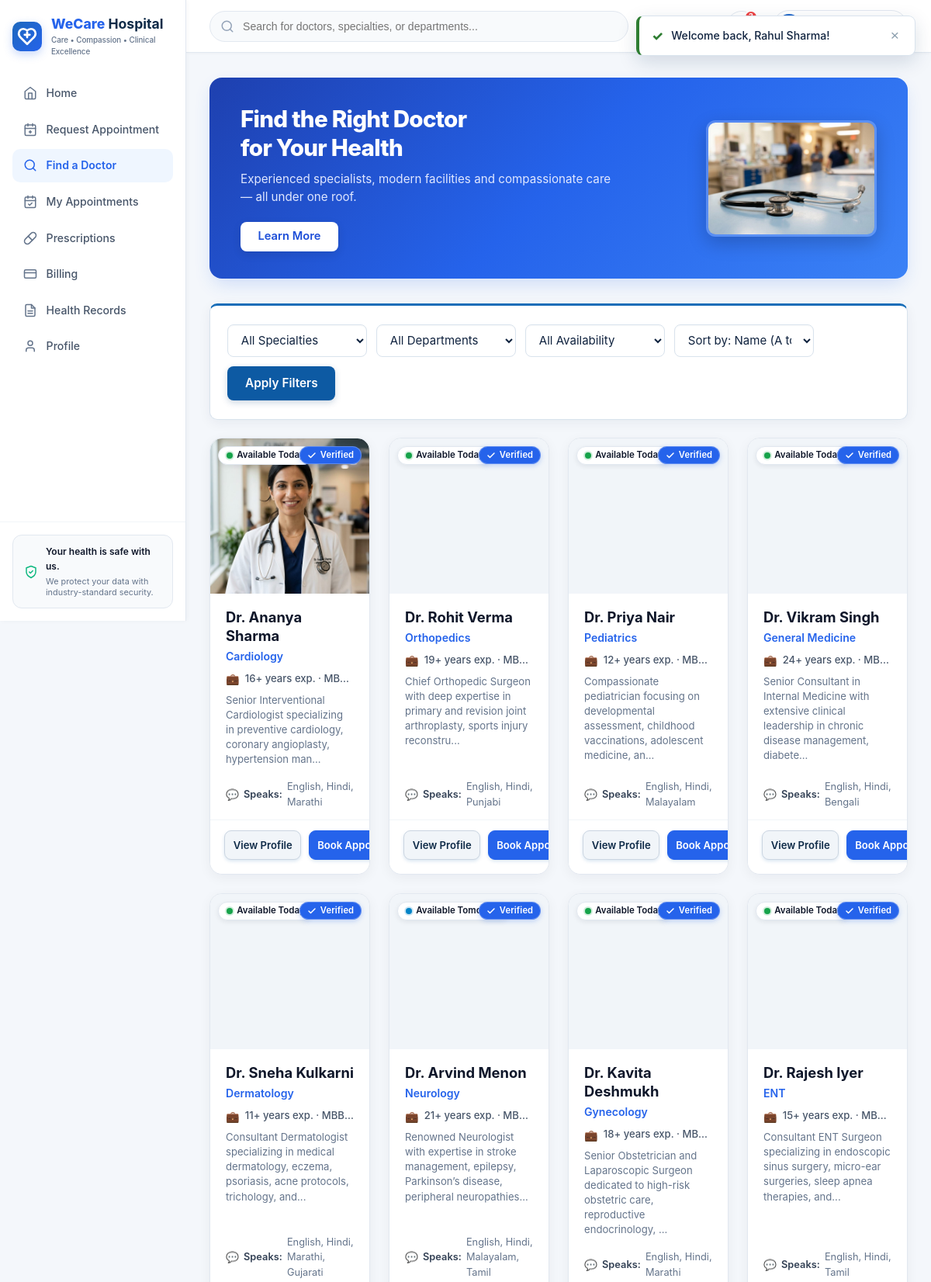
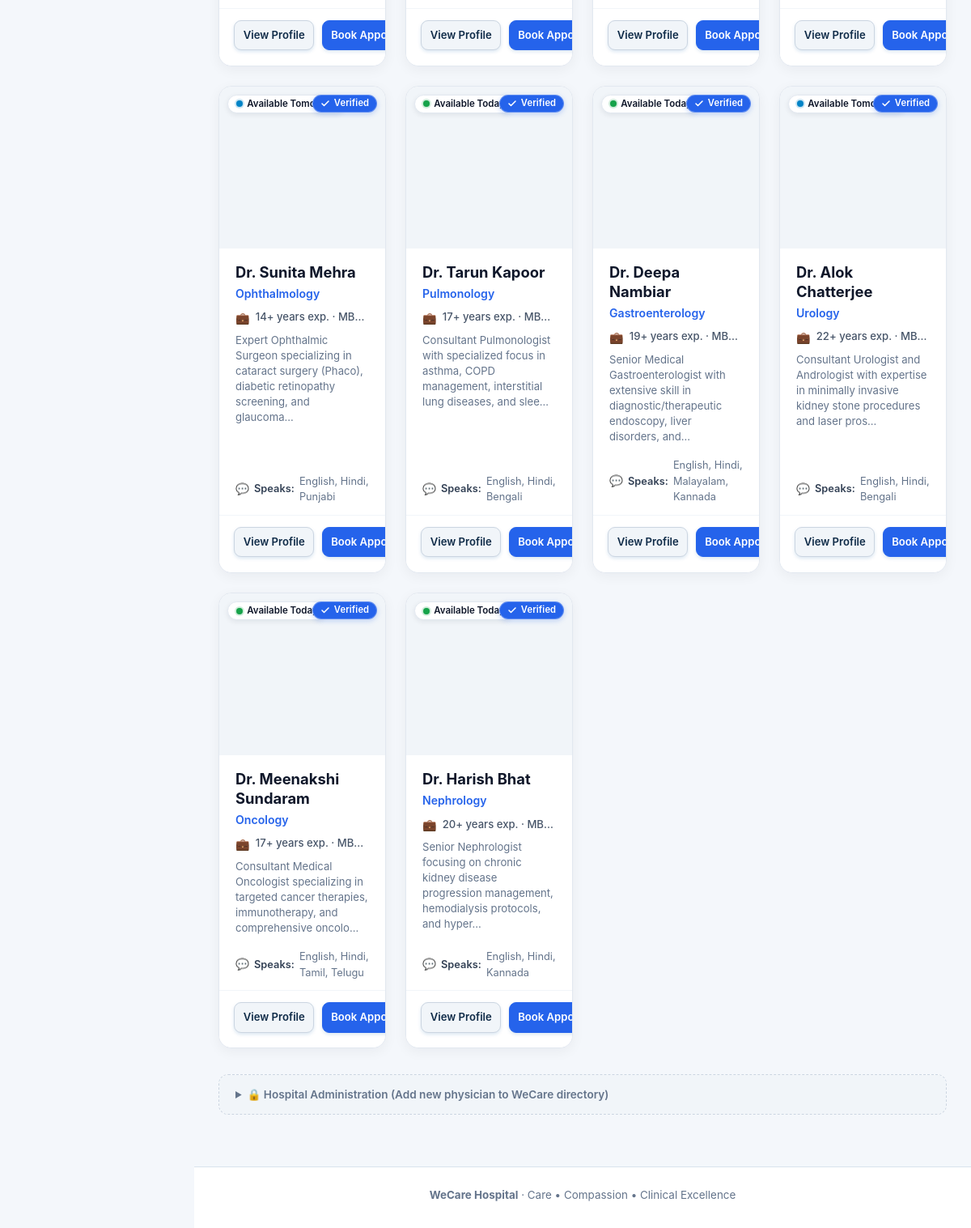
Page /doctors.php (signed in) on the committed database (2 pictures, top to bottom).
### tables this page shows
CREATE TABLE IF NOT EXISTS doctors (
    id INT AUTO_INCREMENT PRIMARY KEY,
    doctor_name VARCHAR(100) NOT NULL,
    specialization VARCHAR(100) NOT NULL,
    department VARCHAR(100) NOT NULL DEFAULT 'General Medicine',
    phone VARCHAR(20) NOT NULL,
    age INT NOT NULL DEFAULT 42,
    gender VARCHAR(20) NOT NULL DEFAULT 'Male',
    experience VARCHAR(50) NOT NULL DEFAULT '12+ years',
    consultation_fee DECIMAL(10, 2) NOT NULL DEFAULT 800.00,
    availability VARCHAR(50) NOT NULL DEFAULT 'Available Today',
    languages VARCHAR(100) NOT NULL DEFAULT 'English, Hindi',
    education VARCHAR(150) NOT NULL DEFAULT 'MBBS, MD',
    working_hours VARCHAR(100) NOT NULL DEFAULT '09:00 AM - 05:00 PM',
    profile_image VARCHAR(255) NULL,
    bio TEXT NULL,
    INDEX idx_spec_avail (specialization, availability)
);

### doctors.php (the view, shortened to what this page needs)
<?php
require_once __DIR__ . '/db.php';
$sort = trim($_GET['sort'] ?? 'name_asc');
$sql = 'SELECT id, doctor_name, specialization, department, phone, age, gender, experience, consultation_fee, availability, languages, education, working_hours, profile_image, bio FROM doctors WHERE 1=1';
$params = [];
$types = '';
switch ($sort) {
    default:
        $sql .= ' ORDER BY id ASC';
        break;
}
if (!empty($params)) {
    $stmt = $conn->prepare($sql);
    $stmt->bind_param($types, ...$params);
    $stmt->execute();
    $doctors = $stmt->get_result();
} else {
    $doctors = $conn->query($sql);
}
$doctorList = [];
$doctorsDataMap = [];
$doctorPositions = [
    1  => 'center 18%',
    2  => 'center 15%',
    3  => 'center 18%',
    4  => 'center 6%',
    5  => 'center 24%',
    6  => 'center 8%',
    7  => 'center 10%',
    8  => 'center 14%',
    9  => 'center 22%',
    10 => 'center 8%',
    11 => 'center 16%',
    12 => 'center 18%',
    13 => 'center 18%',
    14 => 'center 12%',
];
if ($doctors) {
    while ($d = $doctors->fetch_assoc()) {
        $doctorList[] = $d;
        $docId = (int) $d['id'];
        $parts = explode(' ', trim($d['doctor_name']));
        $initials = '';
        foreach ($parts as $p) {
            if (strtolower($p) !== 'dr.' && strtolower($p) !== 'dr') {
                $initials .= strtoupper(substr($p, 0, 1));
            }
        }
        $initials = substr($initials, 0, 2);
        $expYears = (int) filter_var($d['experience'] ?? '', FILTER_SANITIZE_NUMBER_INT);
        $expLabel = $expYears > 0 ? ($expYears . '+ years exp.') : ($d['experience'] ?? '10+ years');
        $eduClean = $d['education'] ?? 'MBBS, MD';
        if (strpos($eduClean, ' - ') !== false) {
            $eduDegree = trim(explode(' - ', $eduClean)[0]);
        } else {
            $eduDegree = $eduClean;
        }
        $img = !empty($d['profile_image']) ? $d['profile_image'] : sprintf('assets/doctors/doctor-%02d.jpg', $docId);
        $imgPos = $doctorPositions[$docId] ?? 'center 15%';
        $doctorsDataMap[(string) $docId] = [
            'id' => $docId,
            'name' => $d['doctor_name'],
            'specialization' => $d['specialization'],
            'department' => $d['department'] ?: ($d['specialization'] . ' Department'),
            'phone' => $d['phone'] ?? '',
            'consultation_fee' => number_format((float) ($d['consultation_fee'] ?? 800), 0),
            'experience' => $d['experience'] ?? '10+ years',
            'experience_label' => $expLabel,
            'education' => $d['education'] ?? 'MBBS, MD',
            'education_degree' => $eduDegree,
            'languages' => $d['languages'] ?? 'English, Hindi',
            'availability' => $d['availability'] ?? 'Available Today',
            'working_hours' => $d['working_hours'] ?? '09:00 AM - 05:00 PM',
            'bio' => $d['bio'] ?: 'Dedicated clinical physician providing compassionate care at WeCare Hospital.',
            'profile_image' => $img,
            'object_position' => $imgPos,
            'initials' => $initials
        ];
    }
}
?>
<!DOCTYPE html>
<html lang="en">
<head>
    <link rel="stylesheet" href="style.css?v=<?php echo urlencode((string) filemtime(__DIR__ . '/style.css')); ?>">
</head>
<body class="wecare-body">
    <?php include __DIR__ . '/nav.php'; ?>
    <main class="wecare-main">
        <section class="doctors-hero-banner">
            <div class="banner-text-side">
                <h1 class="banner-title">Find the Right Doctor<br>for Your Health</h1>
                <p class="banner-subtitle">Experienced specialists, modern facilities and compassionate care — all under one roof.</p>
                <a href="#doctors-directory-grid" class="btn btn-banner-learn">Learn More</a>
            </div>
            <div class="banner-visual-side">
                <img src="images/stethoscope_banner.jpg" alt="Clinical Stethoscope" class="banner-stethoscope-img" width="1376" height="768" loading="eager" decoding="async">
            </div>
        </section>
        <section class="panel search-panel">
            <form method="get" action="doctors.php" class="doctor-filter-bar" role="search" id="doctor-search-form">
                <div class="search-select-wrap">
                    <select name="specialty" id="doctor-specialty-select" aria-label="Filter by specialty">
                        <option value="">All Specialties</option>
                    </select>
                </div>
                <div class="search-select-wrap">
                    <select name="department" id="doctor-dept-select" aria-label="Filter by department">
                        <option value="">All Departments</option>
                    </select>
                </div>
                <div class="search-select-wrap">
                    <select name="availability" id="doctor-avail-select" aria-label="Filter by availability">
                        <option value="">All Availability</option>
                    </select>
                </div>
                <div class="search-select-wrap">
                    <select name="sort" id="doctor-sort-select" aria-label="Sort doctors">
                        <option value="name_asc" <?php echo $sort === 'name_asc' ? 'selected' : ''; ?>>Sort by: Name (A to Z)</option>
                    </select>
                </div>
                <button type="submit" class="btn btn-primary-highlight">Apply Filters</button>
            </form>
        </section>
        <section class="directory-section">
            <?php if (!empty($doctorList)): ?>
                <div class="doctors-grid" id="doctors-directory-grid">
                    <?php foreach ($doctorList as $row):
                        $docId = (int) $row['id'];
                        $docData = $doctorsDataMap[(string) $docId] ?? [];
                        $initials = $docData['initials'] ?? 'DR';
                        $isToday = (strpos(strtolower($row['availability'] ?? ''), 'today') !== false);
                        $img = $docData['profile_image'] ?? sprintf('assets/doctors/doctor-%02d.jpg', $docId);
                        $imgPos = $docData['object_position'] ?? ($doctorPositions[$docId] ?? 'center 15%');
                        $expLabel = $docData['experience_label'] ?? '10+ years exp.';
                        $eduDegree = $docData['education_degree'] ?? 'MBBS, MD';
                    ?>
                        <article class="doctor-card"
                            data-name="<?php echo htmlspecialchars(strtolower($row['doctor_name'])); ?>"
                            data-spec="<?php echo htmlspecialchars(strtolower($row['specialization'])); ?>"
                            data-avail="<?php echo htmlspecialchars(strtolower($row['availability'] ?? '')); ?>"
                            data-id="<?php echo $docId; ?>">
                            <div class="doctor-card-portrait-wrap">
                                <img src="<?php echo htmlspecialchars($img); ?>"
                                     alt="<?php echo htmlspecialchars($row['doctor_name']); ?>"
                                     class="doctor-card-img doc-img-<?php echo $docId; ?>"
                                     style="object-position: <?php echo $imgPos; ?>;"
                                     width="896" height="1200"
                                     loading="lazy" decoding="async"
                                     onerror="this.style.display='none'; if (this.nextElementSibling) this.nextElementSibling.style.display='flex';">
                                <span class="doctor-avail-badge <?php echo $isToday ? 'avail-today' : 'avail-tomorrow'; ?>">
                                </span>
                                <span class="doctor-verified-badge" title="WeCare Board Verified Specialist">
                                    <span>Verified</span>
                                </span>
                            </div>
                            <div class="doctor-card-body">
                                <h3 class="doctor-name"><?php echo htmlspecialchars($row['doctor_name']); ?></h3>
                                <div class="doctor-spec-blue"><?php echo htmlspecialchars($row['specialization']); ?></div>
                                <div class="doctor-meta-exp-edu" title="<?php echo htmlspecialchars($expLabel . ' · ' . $eduDegree); ?>">
                                    <span class="meta-icon" aria-hidden="true">💼</span>
                                    <span class="meta-text"><?php echo htmlspecialchars($expLabel); ?> · <?php echo htmlspecialchars($eduDegree); ?></span>
                                </div>
                                <?php if (!empty($row['bio'])): ?>
                                    <p class="doctor-short-bio">
                                        <?php echo htmlspecialchars(mb_strimwidth($row['bio'], 0, 115, '...')); ?>
                                    </p>
                                <?php endif; ?>
                                <div class="doctor-languages-row">
                                    <span class="lang-icon" aria-hidden="true">💬</span>
                                    <span class="lang-label">Speaks:</span>
                                    <span class="lang-text"><?php echo htmlspecialchars($row['languages'] ?? 'English, Hindi'); ?></span>
                                </div>
                            </div>
                            <div class="doctor-card-actions">
                                <button type="button" class="btn btn-doc-profile view-profile-btn btn-view-profile"
                                    data-doctor-id="<?php echo $docId; ?>"
                                    data-id="<?php echo $docId; ?>"
                                    data-name="<?php echo htmlspecialchars($row['doctor_name']); ?>"
                                    data-spec="<?php echo htmlspecialchars($row['specialization']); ?>"
                                    data-dept="<?php echo htmlspecialchars($docData['department'] ?? ''); ?>"
                                    data-fee="₹<?php echo $docData['consultation_fee'] ?? '800'; ?>"
                                    data-exp="<?php echo htmlspecialchars($docData['experience'] ?? ''); ?>"
                                    data-avail="<?php echo htmlspecialchars($docData['availability'] ?? ''); ?>"
                                    data-edu="<?php echo htmlspecialchars($docData['education'] ?? ''); ?>"
                                    data-lang="<?php echo htmlspecialchars($docData['languages'] ?? ''); ?>"
                                    data-hours="<?php echo htmlspecialchars($docData['working_hours'] ?? ''); ?>"
                                    data-bio="<?php echo htmlspecialchars($docData['bio'] ?? ''); ?>"
                                    data-img="<?php echo htmlspecialchars($img); ?>"
                                    data-img-pos="<?php echo $imgPos; ?>"
                                    data-initials="<?php echo htmlspecialchars($initials); ?>">
                                    View Profile
                                </button>
                                <a href="appointments.php?doctor_id=<?php echo $docId; ?>" class="btn btn-book-doc">
                                    Book Appointment &rarr;
                                </a>
                            </div>
                        </article>
                    <?php endforeach; ?>
                </div>
            <?php endif; ?>
        </section>
        <details class="staff-portal-drawer">
            <summary class="staff-portal-toggle">
                <span>🔒 Hospital Administration (Add new physician to WeCare directory)</span>
            </summary>
        </details>
    </main>
    <footer class="site-footer">
        <div class="footer-inner">
            <p><strong>WeCare Hospital</strong> · Care • Compassion • Clinical Excellence</p>
        </div>
    </footer>
</body>
</html>

### rows in the picture
doctors: profile_image (picture), doctor_name "Dr. Ananya Sharma", specialization "Cardiology", id "16+ years exp.", id "MB…", bio "Senior Interventional Cardiologist specializing in preventive cardiology, coronary angioplasty, hypertension man...", languages "English, Hindi, Marathi"
doctors: profile_image (picture), doctor_name "Dr. Rohit Verma", specialization "Orthopedics", id "19+ years exp.", id "MB…", bio "Chief Orthopedic Surgeon with deep expertise in primary and revision joint arthroplasty, sports injury reconstru...", languages "English, Hindi, Punjabi"
doctors: profile_image (picture), doctor_name "Dr. Priya Nair", specialization "Pediatrics", id "12+ years exp.", id "MB…", bio "Compassionate pediatrician focusing on developmental assessment, childhood vaccinations, adolescent medicine, an...", languages "English, Hindi, Malayalam"
doctors: profile_image (picture), doctor_name "Dr. Vikram Singh", specialization "General Medicine", id "24+ years exp.", id "MB…", bio "Senior Consultant in Internal Medicine with extensive clinical leadership in chronic disease management, diabete...", languages "English, Hindi, Bengali"
doctors: profile_image (picture), doctor_name "Dr. Sneha Kulkarni", specialization "Dermatology", id "11+ years exp.", id "MB…", bio "Consultant Dermatologist specializing in medical dermatology, eczema, psoriasis, acne protocols, trichology, and...", languages "English, Hindi, Marathi, Gujarati"
doctors: profile_image (picture), doctor_name "Dr. Arvind Menon", specialization "Neurology", id "21+ years exp.", id "MB…", bio "Renowned Neurologist with expertise in stroke management, epilepsy, Parkinson’s disease, peripheral neuropathies...", languages "English, Hindi, Malayalam, Tamil"
doctors: profile_image (picture), doctor_name "Dr. Kavita Deshmukh", specialization "Gynecology", id "18+ years exp.", id "MB…", bio "Senior Obstetrician and Laparoscopic Surgeon dedicated to high-risk obstetric care, reproductive endocrinology, ...", languages "English, Hindi, Marathi"
doctors: profile_image (picture), doctor_name "Dr. Rajesh Iyer", specialization "ENT", id "15+ years exp.", id "MB…", bio "Consultant ENT Surgeon specializing in endoscopic sinus surgery, micro-ear surgeries, sleep apnea therapies, and...", languages "English, Hindi, Tamil"
doctors: profile_image (picture), doctor_name "Dr. Sunita Mehra", specialization "Ophthalmology", id "14+ years exp.", id "MB…", bio "Expert Ophthalmic Surgeon specializing in cataract surgery (Phaco), diabetic retinopathy screening, and glaucoma...", languages "English, Hindi, Punjabi"
doctors: profile_image (picture), doctor_name "Dr. Tarun Kapoor", specialization "Pulmonology", id "17+ years exp.", id "MB…", bio "Consultant Pulmonologist with specialized focus in asthma, COPD management, interstitial lung diseases, and slee...", languages "English, Hindi, Bengali"
doctors: profile_image (picture), doctor_name "Dr. Deepa Nambiar", specialization "Gastroenterology", id "19+ years exp.", id "MB…", bio "Senior Medical Gastroenterologist with extensive skill in diagnostic/therapeutic endoscopy, liver disorders, and...", languages "English, Hindi, Malayalam, Kannada"
doctors: profile_image (picture), doctor_name "Dr. Alok Chatterjee", specialization "Urology", id "22+ years exp.", id "MB…", bio "Consultant Urologist and Andrologist with expertise in minimally invasive kidney stone procedures and laser pros...", languages "English, Hindi, Bengali"
doctors: profile_image (picture), doctor_name "Dr. Meenakshi Sundaram", specialization "Oncology", id "17+ years exp.", id "MB…", bio "Consultant Medical Oncologist specializing in targeted cancer therapies, immunotherapy, and comprehensive oncolo...", languages "English, Hindi, Tamil, Telugu"
doctors: profile_image (picture), doctor_name "Dr. Harish Bhat", specialization "Nephrology", id "20+ years exp.", id "MB…", bio "Senior Nephrologist focusing on chronic kidney disease progression management, hemodialysis protocols, and hyper...", languages "English, Hindi, Kannada"
